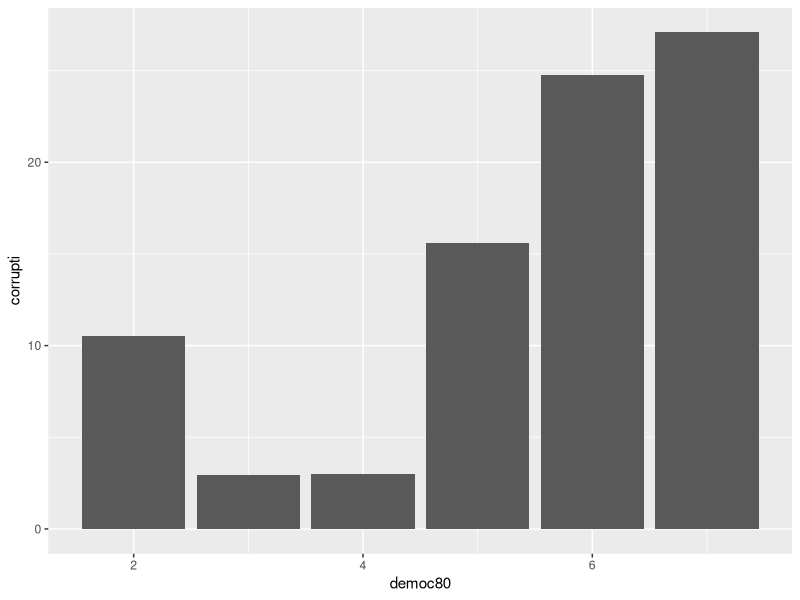

Reproduce this figure in R.
## ---- chunk 1
library(tidyverse)
violence<- read_csv(file="violence.csv")
ate_corruption <- violence |>
  filter(africa == 1) |>
  summarize(africa, corrupti, sftgname, agovdem80, assass80, code, deathsPC80, democ80, deathsPC80) |>
 mutate(Democracy=  if_else( corrupti <= 5, 
           "more_corrupt", "less_corrupt")) 
ate_corruption

corrupt_graph <- ate_corruption |>
ggplot(mapping = aes( x = democ80 , y= corrupti)) +
geom_col()

corrupt_graph
